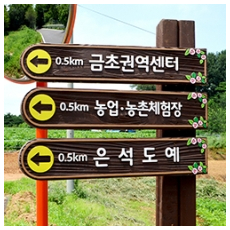
#> input picture funtion_new/images/eun.jpg, 230 x 230 px
$ python opencv.py
#> lines starting #> are read from the running program, lines starting #| are printed output that depends on the picture; after the words box and inside, x2 and y2 are one past the last pixel; in counts of white or black regions, pixels touching at a corner belong together
# 원래 1일듯. OpenCV - gray scale 및 labeling과정
import cv2

image = cv2.imread("images/eun.jpg")
#> image is the input picture: shape (230, 230, 3); mean B, G, R 102.6, 131.7, 133.9
cv2.imshow('original', image)
gray = cv2.cvtColor(image, cv2.COLOR_BGR2GRAY)
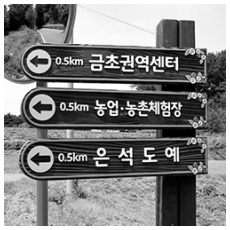
#> gray: shape (230, 230); min 0, max 255, mean 129
cv2.imshow('grayscale', gray)
gray2 = cv2.threshold(gray, 0, 255, cv2.THRESH_BINARY | cv2.THRESH_OTSU)[1]
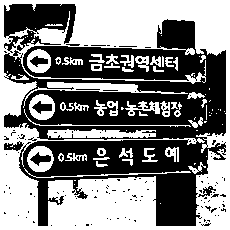
#> gray2: shape (230, 230); 51% white; 151 black regions (142 under 20 px), largest, box (x1, y1, x2, y2) and area: (4, 19, 226, 226) 22576, (4, 4, 76, 53) 2187, (32, 101, 52, 114) 143
cv2.imshow('grayscale2', gray2)
cv2.waitKey(0)


# 파일 저장
# jpg 형식
cv2.imwrite('images/grayeun.jpg', gray2)
# png 형식
#cv2.imwrite('images/grayeun.png', gray2)

cv2.destroyAllWindows()

$ run again, with funtion_new/images/grasstown.jpg copied over funtion_new/images/eun.jpg
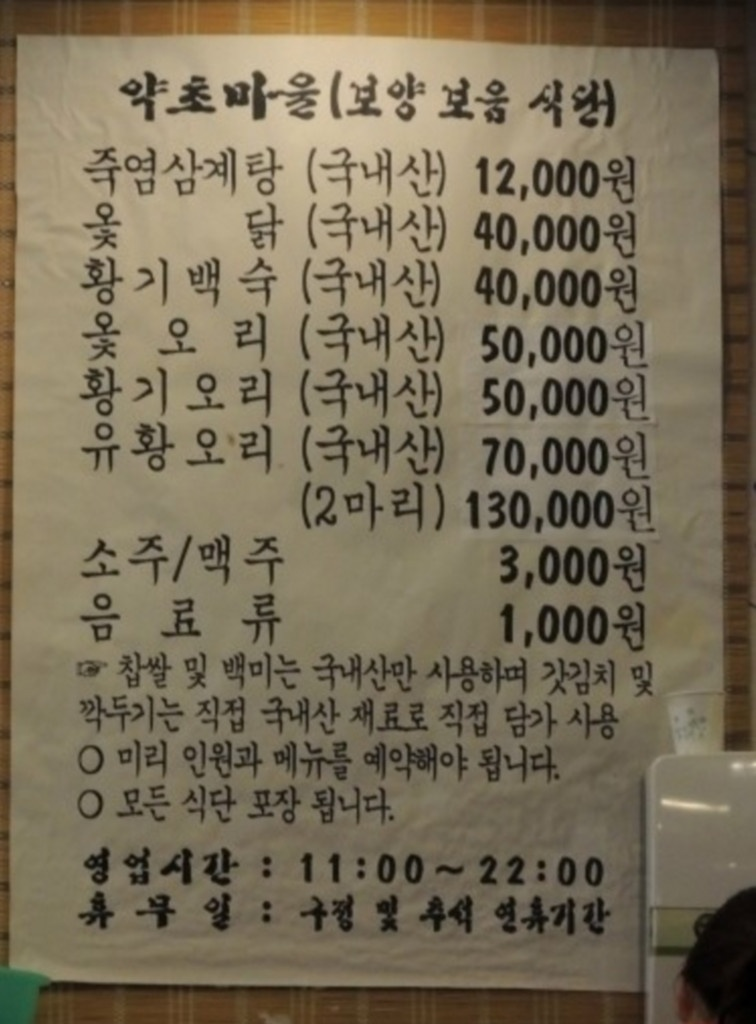
#> input picture funtion_new/images/grasstown.jpg, 756 x 1024 px
#> image is the input picture: shape (1024, 756, 3); mean B, G, R 87.8, 110, 121
#> `gray = cv2.cvtColor(image, cv2.COLOR_BGR2GRAY)`:
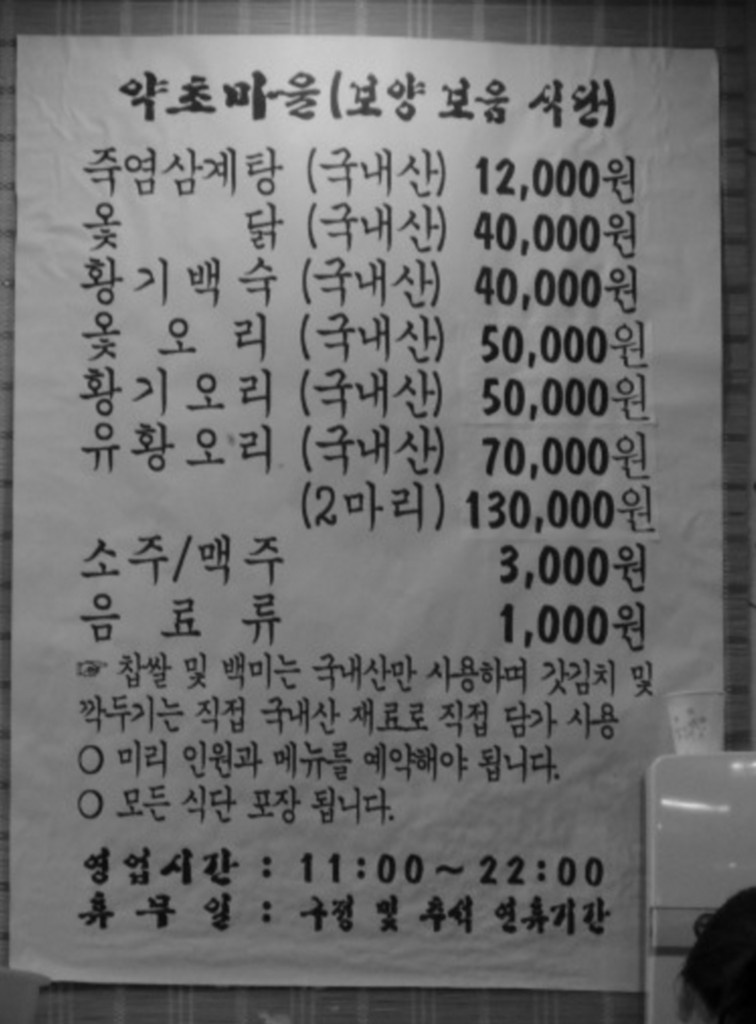
#> gray: shape (1024, 756); min 0, max 212, mean 110.7
#> `gray2 = cv2.threshold(gray, 0, 255, cv2.THRESH_BINARY | cv2.THRESH_OTS..`:
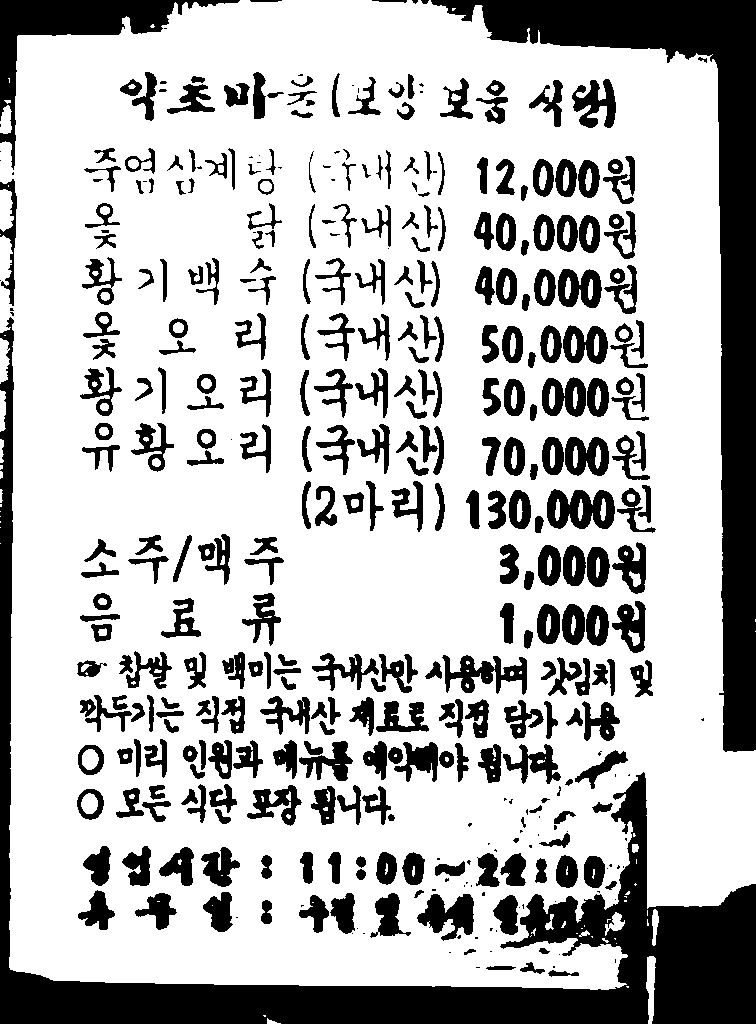
#> gray2: shape (1024, 756); 73.1% white; 408 black regions (78 under 20 px), largest, box (x1, y1, x2, y2) and area: (0, 317, 756, 1024) 53500, (431, 0, 756, 752) 38074, (0, 0, 240, 170) 7475
